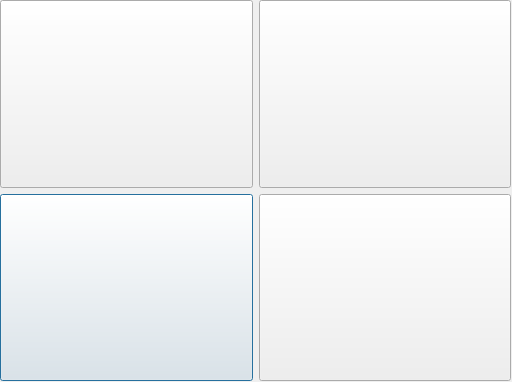
<?xml version="1.0" encoding="UTF-8"?>
<ui version="4.0">
 <class>Promote</class>
 <widget class="QDialog" name="Promote">
  <property name="geometry">
   <rect>
    <x>0</x>
    <y>0</y>
    <width>512</width>
    <height>382</height>
   </rect>
  </property>
  <property name="windowTitle">
   <string>Dialog</string>
  </property>
  <widget class="QWidget" name="gridLayoutWidget">
   <property name="geometry">
    <rect>
     <x>0</x>
     <y>0</y>
     <width>511</width>
     <height>381</height>
    </rect>
   </property>
   <layout class="QGridLayout" name="gridLayout">
    <item row="1" column="0">
     <widget class="QPushButton" name="pushButton_2">
      <property name="sizePolicy">
       <sizepolicy hsizetype="Expanding" vsizetype="Expanding">
        <horstretch>0</horstretch>
        <verstretch>0</verstretch>
       </sizepolicy>
      </property>
      <property name="text">
       <string/>
      </property>
      <property name="icon">
       <iconset>
        <normalon>:/Resources/White/queen.png</normalon>
       </iconset>
      </property>
      <property name="iconSize">
       <size>
        <width>100</width>
        <height>100</height>
       </size>
      </property>
     </widget>
    </item>
    <item row="0" column="0">
     <widget class="QPushButton" name="pushButton">
      <property name="sizePolicy">
       <sizepolicy hsizetype="Expanding" vsizetype="Expanding">
        <horstretch>0</horstretch>
        <verstretch>0</verstretch>
       </sizepolicy>
      </property>
      <property name="text">
       <string/>
      </property>
      <property name="icon">
       <iconset resource="img.qrc">
        <normaloff>:/Resources/White/knight.png</normaloff>:/Resources/White/knight.png</iconset>
      </property>
      <property name="iconSize">
       <size>
        <width>100</width>
        <height>100</height>
       </size>
      </property>
     </widget>
    </item>
    <item row="1" column="1">
     <widget class="QPushButton" name="pushButton_4">
      <property name="sizePolicy">
       <sizepolicy hsizetype="Expanding" vsizetype="Expanding">
        <horstretch>0</horstretch>
        <verstretch>0</verstretch>
       </sizepolicy>
      </property>
      <property name="text">
       <string/>
      </property>
      <property name="icon">
       <iconset>
        <normalon>:/Resources/White/bishop.png</normalon>
       </iconset>
      </property>
      <property name="iconSize">
       <size>
        <width>100</width>
        <height>100</height>
       </size>
      </property>
     </widget>
    </item>
    <item row="0" column="1">
     <widget class="QPushButton" name="pushButton_3">
      <property name="sizePolicy">
       <sizepolicy hsizetype="Expanding" vsizetype="Expanding">
        <horstretch>0</horstretch>
        <verstretch>0</verstretch>
       </sizepolicy>
      </property>
      <property name="text">
       <string/>
      </property>
      <property name="icon">
       <iconset>
        <normalon>:/Resources/White/rook.png</normalon>
       </iconset>
      </property>
      <property name="iconSize">
       <size>
        <width>100</width>
        <height>100</height>
       </size>
      </property>
     </widget>
    </item>
   </layout>
  </widget>
 </widget>
 <resources>
  <include location="img.qrc"/>
 </resources>
 <connections/>
</ui>
